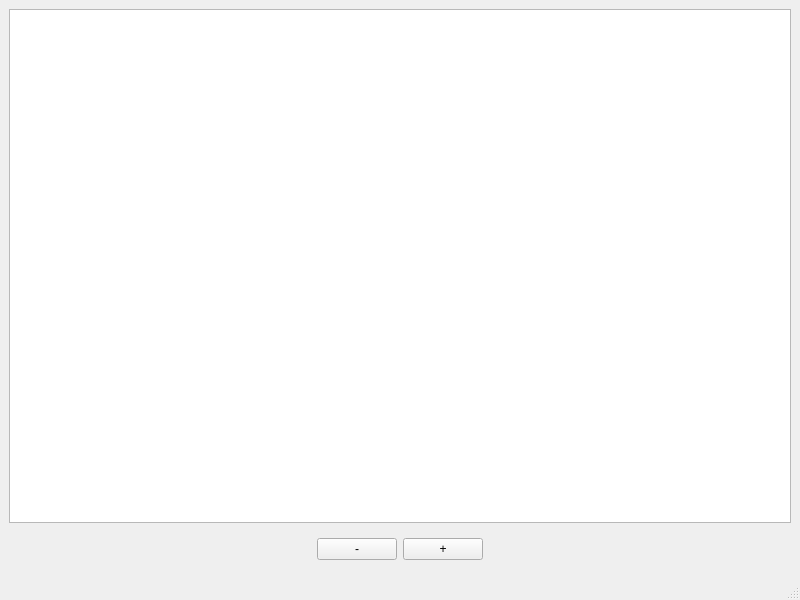
<?xml version="1.0" encoding="UTF-8"?>
<ui version="4.0">
 <class>MainWindow</class>
 <widget class="QMainWindow" name="MainWindow">
  <property name="geometry">
   <rect>
    <x>0</x>
    <y>0</y>
    <width>800</width>
    <height>600</height>
   </rect>
  </property>
  <property name="windowTitle">
   <string>MainWindow</string>
  </property>
  <widget class="QWidget" name="centralwidget">
   <layout class="QVBoxLayout" name="verticalLayout">
    <item>
     <widget class="PlotWidget" name="graphicsView"/>
    </item>
    <item>
     <widget class="QWidget" name="widget" native="true">
      <layout class="QHBoxLayout" name="horizontalLayout">
       <item>
        <spacer name="horizontalSpacer_2">
         <property name="orientation">
          <enum>Qt::Horizontal</enum>
         </property>
         <property name="sizeHint" stdset="0">
          <size>
           <width>290</width>
           <height>20</height>
          </size>
         </property>
        </spacer>
       </item>
       <item>
        <widget class="QPushButton" name="pushButton_minus">
         <property name="text">
          <string>-</string>
         </property>
        </widget>
       </item>
       <item>
        <widget class="QPushButton" name="pushButton_plus">
         <property name="text">
          <string>+</string>
         </property>
        </widget>
       </item>
       <item>
        <spacer name="horizontalSpacer">
         <property name="orientation">
          <enum>Qt::Horizontal</enum>
         </property>
         <property name="sizeHint" stdset="0">
          <size>
           <width>290</width>
           <height>20</height>
          </size>
         </property>
        </spacer>
       </item>
      </layout>
     </widget>
    </item>
   </layout>
  </widget>
  <widget class="QMenuBar" name="menubar">
   <property name="geometry">
    <rect>
     <x>0</x>
     <y>0</y>
     <width>800</width>
     <height>21</height>
    </rect>
   </property>
  </widget>
  <widget class="QStatusBar" name="statusbar"/>
 </widget>
 <customwidgets>
  <customwidget>
   <class>PlotWidget</class>
   <extends>QGraphicsView</extends>
   <header location="global">pyqtgraph</header>
  </customwidget>
 </customwidgets>
 <resources/>
 <connections/>
</ui>
